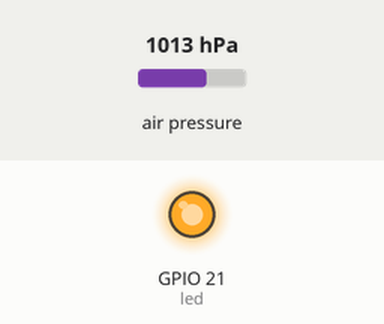
Simulated run of this program. Board: Raspberry Pi (BCM pin numbers). Shown: output pins drawn as LEDs (lit = HIGH). The inputs (shaded band) are chosen by the test bench; at power-on: air pressure 1013 hPa. The clock reads 2024-03-15 10:24:30 at power-on unless the program sets it; files the program writes start out absent; what the program prints to the terminal is not drawn.

Above: at 1.2 s.
1.3 s: air pressure set to 1008 hPa
3.5 s: air pressure set to 1005 hPa
At 4.7 s:
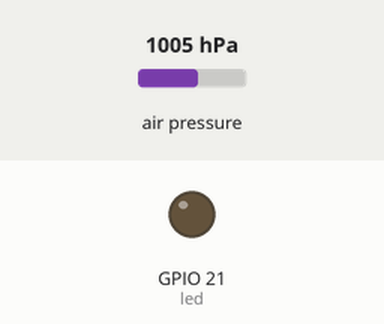
5.0 s: air pressure set to 1025 hPa
At 5.5 s:
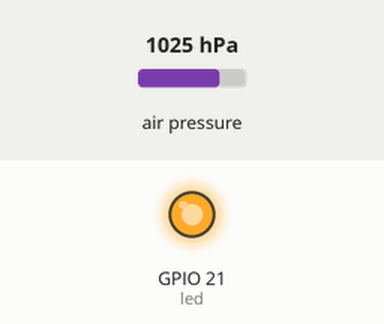
6.5 s: air pressure set to 1000 hPa
At 7.2 s:
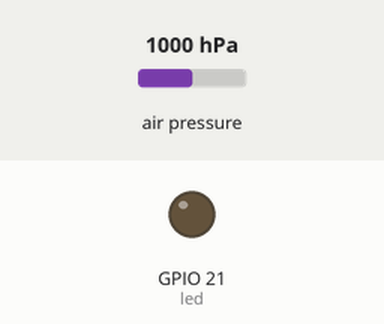
Timing chart, 0 to 9.0 s (numbered marks = the images above; inputs shaded):
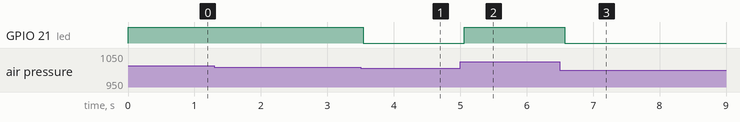

Measured:
- the behaviour switches between 1007 and 1006 hPa on air pressure (found by bisection; images 0 and 1)
- after the input at 1.3 s, every drawn part: stays the same
- after the input at 3.5 s, GPIO 21 (led): HIGH → LOW at once
- after the input at 5.0 s, GPIO 21 (led): LOW → HIGH after 0.06 s
- after the input at 6.5 s, GPIO 21 (led): HIGH → LOW after 0.08 s

The program:

mission_0126.py
```python
import time
import board
import digitalio
import adafruit_dps310
import os
import sys
from datetime import datetime

# ==========================================
# 設定
# ==========================================
OFFSET_FILE = "/home/yuki/cansat_raspi/pressure/offset.txt"  # system_calibrate.py で作ったファイルを読みます
TARGET_ALTITUDE = 5.0       # この高さ「以下」で光らせる境界線
WAIT_TIME = 0.1             # ループ間隔(秒)

# ログ設定
LOG_DIR = "./logs"
os.makedirs(LOG_DIR, exist_ok=True)
csv_file = f"{LOG_DIR}/flight_low_active_{datetime.now().strftime('%Y%m%d_%H%M%S')}.csv"

# LED設定 (GPIO 21)
LED_PIN = board.D21
led = digitalio.DigitalInOut(LED_PIN)
led.direction = digitalio.Direction.OUTPUT
led.value = True # 起動直後は一旦点灯させておく（安全側）

print("--- フライトシステム (低高度 点灯モード) ---")
print("動作: 高度5m以下でON / 5mより上でOFF")

# 1. 基準値(オフセット)の読み込み
base_altitude = 0.0
if os.path.exists(OFFSET_FILE):
    try:
        with open(OFFSET_FILE, "r") as f:
            content = f.read().strip()
            base_altitude = float(content)
        print(f"✅ 設定ファイルを読み込みました: 基準 = {base_altitude:.2f} m")
    except ValueError:
        print("⚠️ 設定ファイルが破損しています。基準 = 0.0m で開始します。")
else:
    print("⚠️ 設定ファイル(offset.txt)が見つかりません。")
    print("   基準 = 0.0m (海抜0m想定) で開始します。")
    print("   現地で system_calibrate.py を実行してください。")

# 2. センサ初期化
try:
    i2c = board.I2C()
    # test_pressure.py に基づき 0x77 を指定
    dps = adafruit_dps310.DPS310(i2c, address=0x77)
except Exception as e:
    print(f"❌ センサエラー: {e}")
    # エラー時は激しく点滅
    while True:
        led.value = not led.value
        time.sleep(0.1)

# CSVヘッダー
with open(csv_file, 'w') as f:
    f.write("Time,Pressure_hPa,Abs_Alt_m,Rel_Alt_m,LED_Status\n")

print("監視を開始します...")

# 3. メインループ
try:
    while True:
        try:
            press = dps.pressure
            # 現在の絶対高度
            abs_alt = 44330 * (1.0 - (press / 1013.25) ** 0.1903)

            # 相対高度 (現在 - 基準)
            rel_alt = abs_alt - base_altitude

            # === 判定ロジック変更箇所 ===
            # 「5m より低い」場合に ON
            if rel_alt < TARGET_ALTITUDE:
                led.value = True
                status = "ON (Low Alt)"
            else:
                # 「5m 以上」なら OFF
                led.value = False
                status = "OFF (High Alt)"
            # ==========================

            # ログ保存
            timestamp = datetime.now().strftime('%H:%M:%S')
            with open(csv_file, 'a') as f:
                f.write(f"{datetime.now()},{press:.2f},{abs_alt:.2f},{rel_alt:.2f},{status}\n")

            # コンソール表示 (状態が見やすいように整形)
            print(f"[{timestamp}] 高度: {rel_alt:6.2f}m | LED: {status}")

            time.sleep(WAIT_TIME)

        except OSError:
            continue

except KeyboardInterrupt:
    print("\n停止")
    led.value = False
finally:
    led.value = False
```
